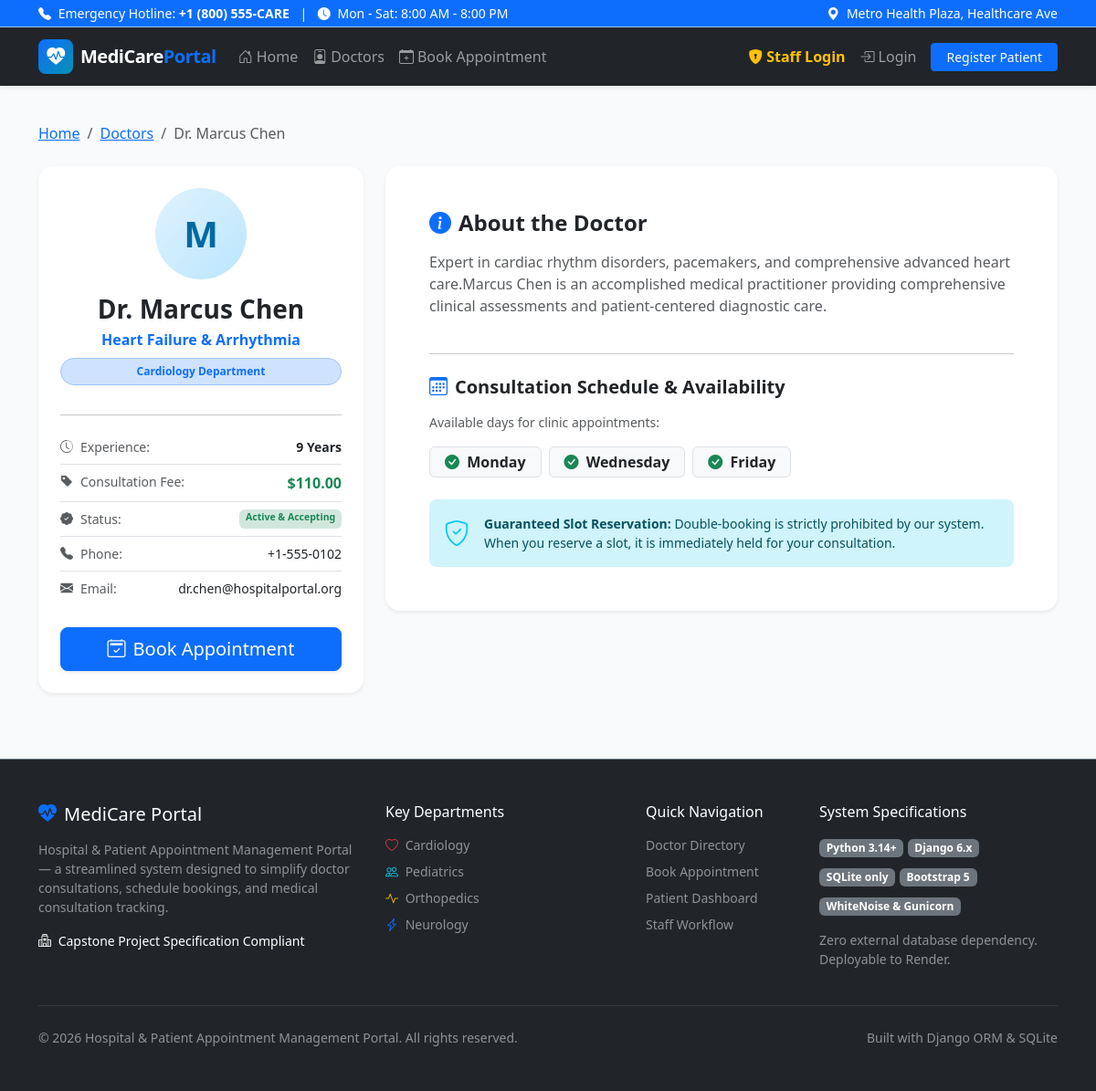
The app's page /doctors/2/ with its own data.
### appointments/models.py (models this page shows, shortened)
class Doctor(models.Model):
    name = models.CharField(max_length=150)
    department = models.CharField(
        max_length=50,
        choices=DepartmentChoices.choices
    )
    specialization = models.CharField(max_length=150)
    consultation_fee = models.DecimalField(
        max_digits=10,
        decimal_places=2,
        default=50.00,
        help_text="Consultation fee in USD / standard currency"
    )
    available_days = models.CharField(
        max_length=200,
        default="Monday, Tuesday, Wednesday, Thursday, Friday",
        help_text="Comma-separated available days"
    )
    active_status = models.BooleanField(
        default=True,
        help_text="Active status indicates if doctor is taking appointments"
    )
    email = models.EmailField(blank=True, null=True)
    phone = models.CharField(max_length=20, blank=True)
    bio = models.TextField(blank=True)
    experience_years = models.PositiveIntegerField(default=5)
    created_at = models.DateTimeField(auto_now_add=True)
    class Meta:
        ordering = ['name']
    @property
    def available_days_list(self):
        return [day.strip() for day in self.available_days.split(',') if day.strip()]

### appointments/views.py (the view)
# urls.py: path('doctors/<int:pk>/', views.doctor_detail_view, name='doctor_detail'),
def doctor_detail_view(request, pk):
    doctor = get_object_or_404(Doctor, pk=pk)
    upcoming_slots_count = len(doctor.available_days_list)
    context = {
        'doctor': doctor,
        'upcoming_slots_count': upcoming_slots_count,
    }
    return render(request, 'appointments/doctor_detail.html', context)

### templates/appointments/doctor_detail.html (shortened to what this page needs)
{% extends 'base.html' %}
{% load static %}
{% block content %}
<div class="container py-4">
    <nav aria-label="breadcrumb" class="mb-4">
        <ol class="breadcrumb">
            <li class="breadcrumb-item"><a href="{% url 'home' %}">Home</a></li>
            <li class="breadcrumb-item"><a href="{% url 'doctor_list' %}">Doctors</a></li>
            <li class="breadcrumb-item active" aria-current="page">Dr. {{ doctor.name }}</li>
        </ol>
    </nav>
    <div class="row g-4">
        <div class="col-lg-4">
            <div class="card border-0 shadow-sm rounded-4 p-4 text-center">
                <div class="doctor-avatar mx-auto mb-3" style="width: 100px; height: 100px; font-size: 2.5rem;">
                    {{ doctor.name|slice:":1" }}
                </div>
                <h3 class="fw-bold mb-1">Dr. {{ doctor.name }}</h3>
                <p class="text-primary fw-semibold mb-2">{{ doctor.specialization }}</p>
                <span class="badge bg-primary-subtle text-primary border border-primary-subtle px-3 py-2 rounded-pill mb-3">
                    {{ doctor.department }} Department
                </span>
                <hr>
                <div class="text-start small">
                    <div class="d-flex justify-content-between py-2 border-bottom">
                        <span class="text-muted"><i class="bi bi-clock-history me-2"></i>Experience:</span>
                        <strong class="text-dark">{{ doctor.experience_years }} Years</strong>
                    </div>
                    <div class="d-flex justify-content-between py-2 border-bottom">
                        <span class="text-muted"><i class="bi bi-tag-fill me-2"></i>Consultation Fee:</span>
                        <strong class="text-success fs-6">${{ doctor.consultation_fee }}</strong>
                    </div>
                    <div class="d-flex justify-content-between py-2 border-bottom">
                        <span class="text-muted"><i class="bi bi-patch-check-fill me-2"></i>Status:</span>
                        {% if doctor.active_status %}
                            <span class="badge bg-success-subtle text-success">Active &amp; Accepting</span>
                        {% else %}
                            <span class="badge bg-secondary-subtle text-secondary">Inactive / Not Accepting</span>
                        {% endif %}
                    </div>
                    {% if doctor.phone %}
                    <div class="d-flex justify-content-between py-2 border-bottom">
                        <span class="text-muted"><i class="bi bi-telephone-fill me-2"></i>Phone:</span>
                        <span class="text-dark">{{ doctor.phone }}</span>
                    </div>
                    {% endif %}
                    {% if doctor.email %}
                    <div class="d-flex justify-content-between py-2">
                        <span class="text-muted"><i class="bi bi-envelope-fill me-2"></i>Email:</span>
                        <span class="text-dark">{{ doctor.email }}</span>
                    </div>
                    {% endif %}
                </div>
                <div class="d-grid mt-4">
                    {% if doctor.active_status %}
                        <a href="{% url 'book_appointment' %}?doctor_id={{ doctor.id }}" class="btn btn-primary btn-lg shadow-sm">
                            <i class="bi bi-calendar2-check me-2"></i>Book Appointment
                        </a>
                    {% else %}
                        <button class="btn btn-secondary btn-lg" disabled>
                            <i class="bi bi-slash-circle me-2"></i>Booking Unavailable (Inactive)
                        </button>
                    {% endif %}
                </div>
            </div>
        </div>
        <div class="col-lg-8">
            <div class="card border-0 shadow-sm rounded-4 p-4 p-md-5 mb-4">
                <h4 class="fw-bold mb-3"><i class="bi bi-info-circle-fill text-primary me-2"></i>About the Doctor</h4>
                <p class="text-muted lead fs-6">
                    {{ doctor.bio|default:"Dr. "|add:doctor.name|add:" is an accomplished medical practitioner providing comprehensive clinical assessments and patient-centered diagnostic care." }}
                </p>
                <hr class="my-4">
                <h5 class="fw-bold mb-3"><i class="bi bi-calendar3 text-primary me-2"></i>Consultation Schedule &amp; Availability</h5>
                <p class="text-muted small mb-3">Available days for clinic appointments:</p>
                <div class="d-flex flex-wrap gap-2 mb-4">
                    {% for day in doctor.available_days_list %}
                        <span class="badge bg-light text-dark border px-3 py-2 fs-6">
                            <i class="bi bi-check-circle-fill text-success me-1"></i> {{ day }}
                        </span>
                    {% endfor %}
                </div>
                <div class="alert alert-info border-0 rounded-3 d-flex align-items-center mb-0">
                    <i class="bi bi-shield-check fs-3 me-3 text-info"></i>
                    <div class="small">
                        <strong>Guaranteed Slot Reservation:</strong> Double-booking is strictly prohibited by our system. When you reserve a slot, it is immediately held for your consultation.
                    </div>
                </div>
            </div>
        </div>
    </div>
</div>
{% endblock %}

### static/css/style.css (style rules this page uses)
:root { --primary-color: #0d6efd; --primary-dark: #0a58ca; --primary-light: #e7f1ff; --secondary-color: #0891b2; --accent-color: #10b981; --danger-color: #ef4444; --warning-color: #f59e0b; --dark-navy: #0f172a; --text-muted: #64748b; --bg-light: #f8fafc; --card-border: #e2e8f0; }
body { font-family: system-ui, -apple-system, "Segoe UI", Roboto, Helvetica, Arial, sans-serif; background-color: var(--bg-light); color: #1e293b; min-height: 100vh; display: flex; flex-direction: column; }
.doctor-avatar { width: 64px; height: 64px; border-radius: 50%; background: linear-gradient(135deg, #e0f2fe, #bae6fd); color: #0369a1; display: flex; align-items: center; justify-content: center; font-size: 1.75rem; font-weight: 600; }

### records on screen
Doctor: name "Marcus Chen", name "M", specialization "Heart Failure & Arrhythmia", department "Cardiology", experience_years "9", consultation_fee "110.00", phone "+1-555-0102", email "dr.chen@hospitalportal.org", bio|add "Expert in cardiac rhythm disorders, pacemakers, and comprehensive advanced heart care.Marcus Chen is an accomplished medical practitioner providing comprehensive clinical assessments and patient-centered diagnostic care."

### other values on screen
{{ day }} "Monday" "Wednesday" "Friday"
